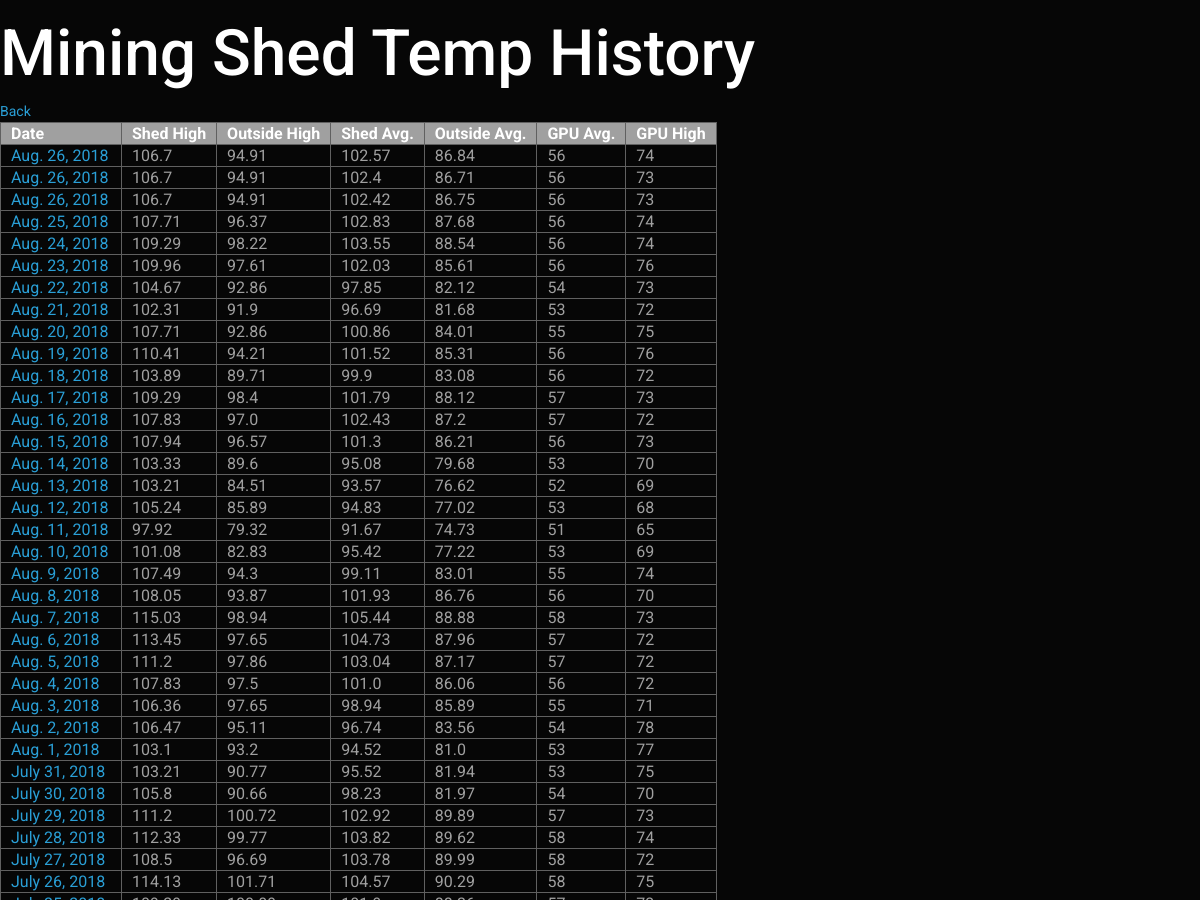
Before: /history_list (upper part) with the older database file.
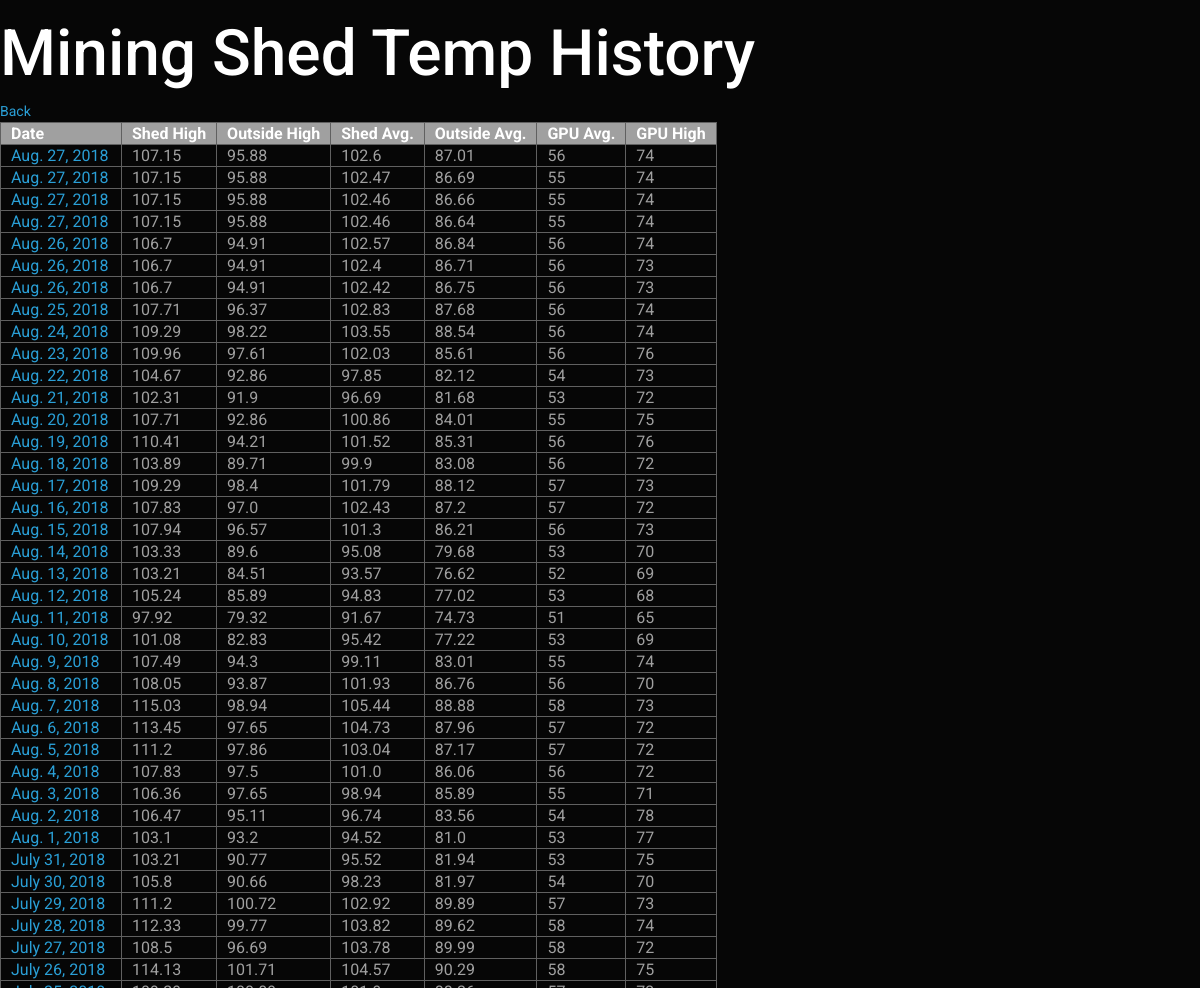
After: the same page with the newer database file.
### temp/models.py (models this page shows)
class History(models.Model):
        class Meta:
                ordering = ['-date']
	date = models.DateField()
	avgshed = models.FloatField()
	highshed = models.FloatField()
        avgouts = models.FloatField()
	highouts = models.FloatField()
        avggpu = models.IntegerField()
        highgpu = models.IntegerField()
	starttime = models.DateTimeField()
        endtime = models.DateTimeField(default=timezone.now)
	def __str__(self):
		return self.date.strftime("%m/%d/%Y")

### temp/views.py (the view)
# urls.py: url(r'history_list', views.history_list, name='history_list'),
def history_list(request):
	historys = History.objects.all().order_by('-date')
	return render(request, 'temp/history_list.html', {'historys': historys})

### temp/templates/temp/history_list.html (shortened to what this page needs)
<html>
<head>
</head>
<link rel="stylesheet" href="https://bootswatch.com/4/cyborg/bootstrap.min.css">
<link rel="stylesheet" href="https://bootswatch.com/4/cyborg/bootstrap.css">
<body bgcolor="#000000">
<p>
<div>
 <h1><FONT COLOR="#FFFFFF">Mining Shed Temp History</FONT></h1>
</div>
<a href="..">Back</a>
<table>
 <tr>
  <th bgcolor="#A0A0A0">Date</th>
  <th bgcolor="#A0A0A0">Shed High</th>
  <th bgcolor="#A0A0A0">Outside High</th>
  <th bgcolor="#A0A0A0">Shed Avg.</th>
  <th bgcolor="#A0A0A0">Outside Avg.</th>
  <th bgcolor="#A0A0A0">GPU Avg.</th>
  <th bgcolor="#A0A0A0">GPU High</th>
 </tr>
{% for history in historys %}
 <tr>
  <td> <FONT COLOR="#A0A0A0"><a href="{% url 'history_graph' date=history.date %}">{{ history.date }}</a></FONT></td>
  <td> <FONT COLOR="#A0A0A0">{{ history.highshed }}</FONT></td>
  <td> <FONT COLOR="#A0A0A0">{{ history.highouts }}</FONT></td>
  <td> <FONT COLOR="#A0A0A0">{{ history.avgshed }}</FONT></td>
  <td> <FONT COLOR="#A0A0A0">{{ history.avgouts }}</FONT></td>
  <td> <FONT COLOR="#A0A0A0">{{ history.avggpu }}</FONT></td>
  <td> <FONT COLOR="#A0A0A0">{{ history.highgpu }}</FONT></td>
 </tr>
{% endfor %}
</table>
</html>

Changed rows visible on the page:
added History: date "Aug. 27, 2018", highshed "107.15", highouts "95.88", avgshed "102.6", avgouts "87.01", avggpu "56", highgpu "74"
added History: date "Aug. 27, 2018", highshed "107.15", highouts "95.88", avgshed "102.47", avgouts "86.69", avggpu "55", highgpu "74"
added History: date "Aug. 27, 2018", highshed "107.15", highouts "95.88", avgshed "102.46", avgouts "86.66", avggpu "55", highgpu "74"
added History: date "Aug. 27, 2018", highshed "107.15", highouts "95.88", avgshed "102.46", avgouts "86.64", avggpu "55", highgpu "74"
